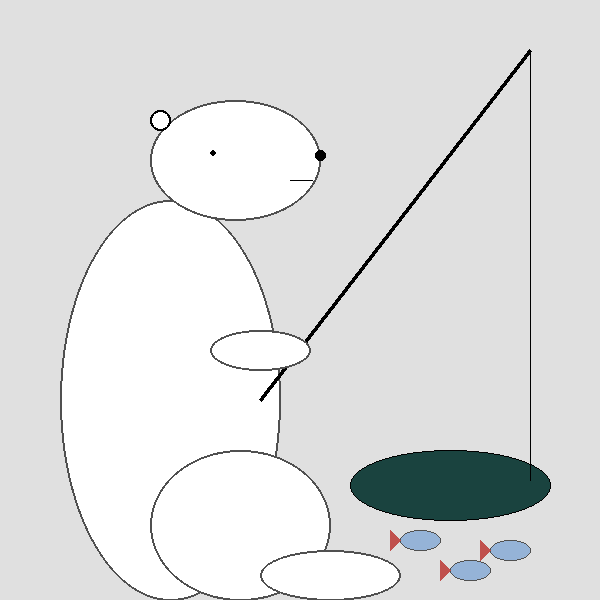
#> input picture ЛР. Программирование на Python/Семестр 2/ЛР6. Заметалин Дмитрий/polar_bear.png, 600 x 600 px
$ python smaller.py
#> lines starting #> are read from the running program, lines starting #| are printed output that depends on the picture
from PIL import Image, ImageDraw, ImageFilter

bear_image = Image.open('polar_bear.png')
#> bear_image is the input picture: PIL image 600x600 RGB; mean R, G, B 222.6, 223.8, 223.9

im_width, im_height = bear_image.size
#> im_width = 600; im_height = 600

bear_resized = bear_image.resize((200, 200))
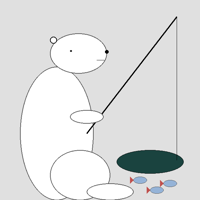
#> bear_resized: PIL image 200x200 RGB; mean R, G, B 222.5, 223.7, 223.8
bear_resized.save('bear_resized_1.png')

$ run again, with ЛР. Программирование на Python/Семестр 2/ЛР6. Заметалин Дмитрий/snow.jpg saved as ЛР. Программирование на Python/Семестр 2/ЛР6. Заметалин Дмитрий/polar_bear.png
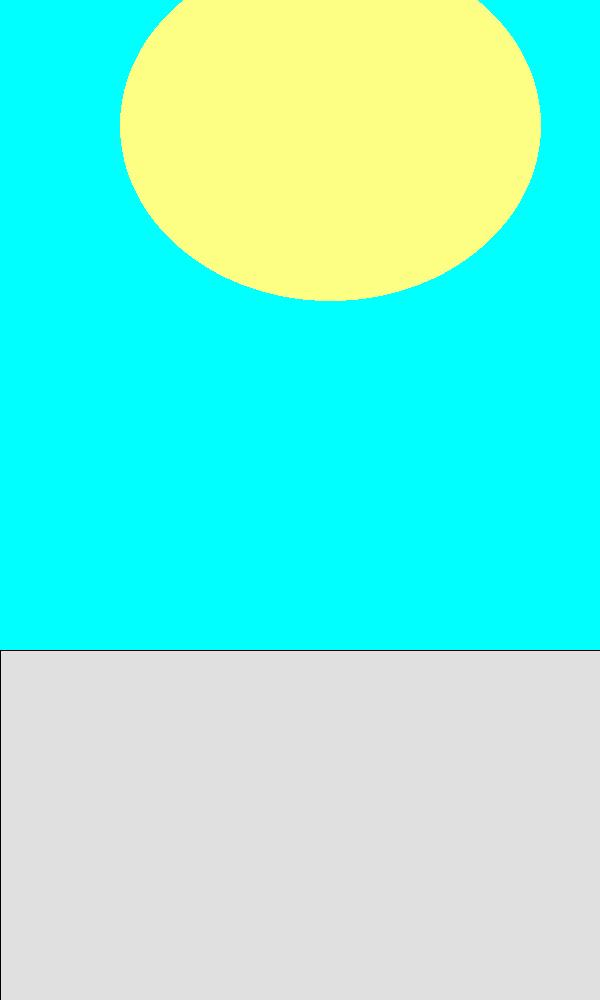
#> input picture ЛР. Программирование на Python/Семестр 2/ЛР6. Заметалин Дмитрий/snow.jpg, 600 x 1000 px
#> bear_image is the input picture: PIL image 600x1000 RGB; mean R, G, B 122.8, 243.7, 222
#> `bear_resized = bear_image.resize((200, 200))`:
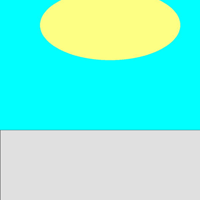
#> bear_resized: PIL image 200x200 RGB; mean R, G, B 122.8, 243.7, 222.1
